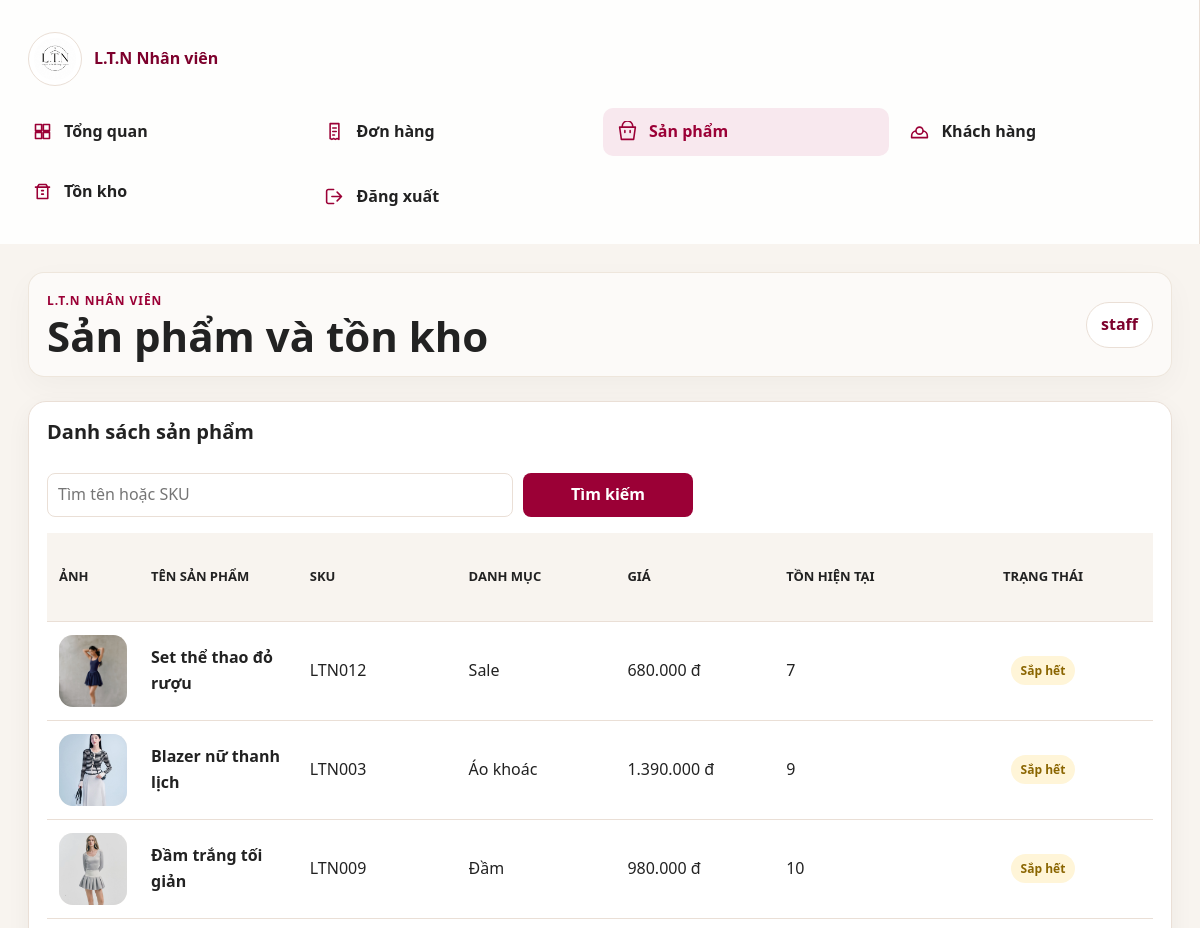
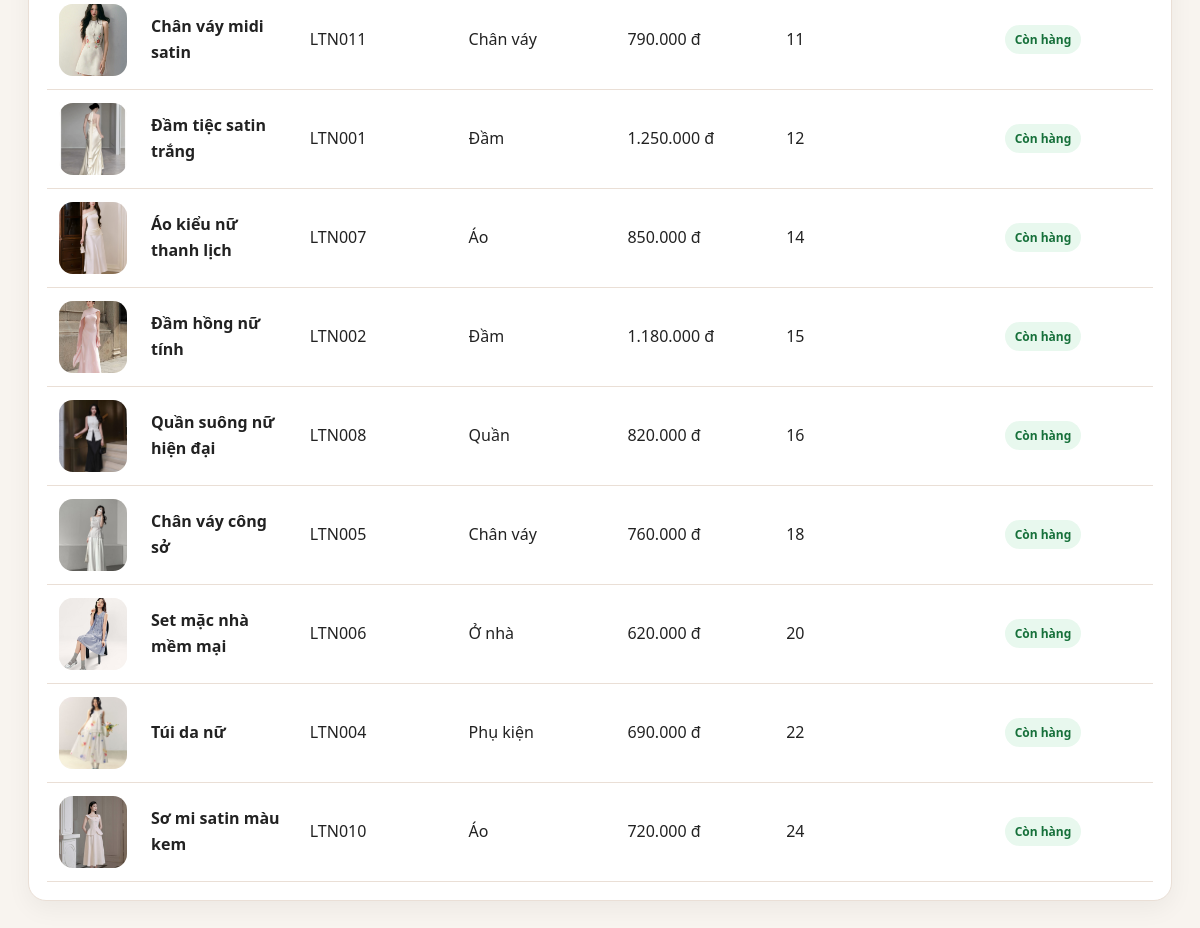
The app's page /staff/products/ (signed in) with its own data (2 pictures, top to bottom).
### shop/models.py (models this page shows, shortened)
class TimeStampedModel(models.Model):
    created_at = models.DateTimeField(auto_now_add=True)
    updated_at = models.DateTimeField(auto_now=True)
    class Meta:
        abstract = True

class Product(TimeStampedModel):
    category = models.ForeignKey(Category, on_delete=models.PROTECT, related_name="products")
    name = models.CharField(max_length=180)
    slug = models.SlugField(max_length=210, unique=True, blank=True, allow_unicode=True)
    sku = models.CharField(max_length=60, unique=True)
    description = models.TextField()
    price = models.DecimalField(max_digits=12, decimal_places=0)
    sale_price = models.DecimalField(max_digits=12, decimal_places=0, blank=True, null=True)
    stock = models.PositiveIntegerField(default=0)
    main_image = models.ImageField(upload_to="products/", blank=True, null=True)
    is_featured = models.BooleanField(default=False)
    is_new = models.BooleanField(default=False)
    is_sale = models.BooleanField(default=False)
    is_active = models.BooleanField(default=True)
    class Meta:
        ordering = ["-created_at"]

class Category(TimeStampedModel):
    name = models.CharField(max_length=120)
    slug = models.SlugField(max_length=140, unique=True, blank=True, allow_unicode=True)
    icon = models.ImageField(upload_to="categories/icons/", blank=True, null=True)
    description = models.TextField(blank=True)
    image = models.ImageField(upload_to="categories/", blank=True, null=True)
    sort_order = models.PositiveIntegerField(default=0)
    is_active = models.BooleanField(default=True)
    class Meta:
        ordering = ["sort_order", "name"]
        verbose_name_plural = "Categories"

### shop/views.py (the view)
# urls.py: path("staff/products/", views.staff_products, name="staff_products"),
@login_required
def staff_products(request):
    if not staff_allowed(request.user):
        return staff_denied(request)
    products = Product.objects.select_related("category").filter(is_active=True).order_by("stock", "name")
    query = request.GET.get("q", "").strip()
    if query:
        products = products.filter(Q(name__icontains=query) | Q(sku__icontains=query))
    products = list(products)
    for product in products:
        product.price_display = format_vnd(product.price)
    return render(request, "staff/products.html", {
        "page_title": "Sản phẩm và tồn kho",
        "products": products,
        "inventory_only": False,
    })

### shop/context_processors.py (called while the page is built)
def dashboard_url_for_user(user):
    if not user.is_authenticated:
        return "/login/"
    role = getattr(getattr(user, "profile", None), "role", "")
    if user.is_superuser or role == "ADMIN":
        return "/dashboard/"
    if role == "STAFF":
        return "/staff/"
    return "/profile/"

def cart_counter(request):
    user_dashboard_url = dashboard_url_for_user(request.user)
    if not request.user.is_authenticated:
        return {"cart_count": 0, "wishlist_count": 0, "user_dashboard_url": user_dashboard_url}
    cart, _ = Cart.objects.get_or_create(user=request.user)
    return {
        "cart_count": sum(item.quantity for item in cart.items.all()),
        "wishlist_count": Wishlist.objects.filter(user=request.user).count(),
        "user_dashboard_url": user_dashboard_url,
    }

### shop/views.py (called while the page is built)
def is_staff_user(user):
    role = getattr(getattr(user, "profile", None), "role", "")
    return role == "STAFF"

def staff_allowed(user):
    return user.is_authenticated and (is_staff_user(user) or is_admin_user(user))

def money_value(value):
    return int(value or 0)

def format_vnd(value):
    return f"{money_value(value):,}".replace(",", ".") + " đ"

### templates/staff/products.html (shortened to what this page needs)
{% extends "staff/base_staff.html" %}
{% block content %}
<section class="dash-card">
  <div class="dash-card-head">
    <h2>{% if inventory_only %}Bảng quản lý tồn kho{% else %}Danh sách sản phẩm{% endif %}</h2>
  </div>
  <form class="dash-filters inventory-filter" method="get">
    <input name="q" value="{{ request.GET.q }}" placeholder="Tìm tên hoặc SKU">
    <button>Tìm kiếm</button>
  </form>
  <div class="dash-table-wrap">
    <table class="dash-table inventory-table">
      <thead><tr><th>Ảnh</th><th>Tên sản phẩm</th><th>SKU</th><th>Danh mục</th><th>Giá</th><th>Tồn hiện tại</th><th>Trạng thái</th>{% if inventory_only %}<th>Thao tác</th>{% endif %}</tr></thead>
      <tbody>
        {% for product in products %}
          <tr>
            <td>{% if product.main_image %}<img class="admin-thumb" src="{{ product.main_image.url }}" alt="{{ product.name }}">{% else %}<span class="admin-thumb empty-thumb"></span>{% endif %}</td>
            <td><strong>{{ product.name }}</strong>{% if product.latest_inventory_log %}<small>Cập nhật gần nhất: {{ product.latest_inventory_log.created_at|date:"d/m/Y H:i" }}</small>{% endif %}</td>
            <td>{{ product.sku }}</td>
            <td>{{ product.category.name }}</td>
            <td>{{ product.price_display }}</td>
            <td>{{ product.stock }}</td>
            <td>{% if product.stock == 0 %}<span class="status-badge status-cancelled">Hết hàng</span>{% elif product.stock <= 10 %}<span class="status-badge status-pending">Sắp hết</span>{% else %}<span class="status-badge status-completed">Còn hàng</span>{% endif %}</td>
          </tr>
        {% empty %}<tr><td colspan="{% if inventory_only %}8{% else %}7{% endif %}">Không có sản phẩm phù hợp.</td></tr>{% endfor %}
      </tbody>
    </table>
  </div>
</section>
{% endblock %}

### templates/staff/base_staff.html (shortened to what this page needs)
{% load static %}
<!doctype html>
<html lang="vi">
<head>
  <link rel="stylesheet" href="{% static 'css/base.css' %}">
  <link rel="stylesheet" href="{% static 'css/dashboard.css' %}">
  <link rel="stylesheet" href="{% static 'css/staff.css' %}">
</head>
<body class="dashboard-body staff-body">
  <div class="dashboard-shell staff-shell">
    <aside class="dashboard-sidebar staff-sidebar">
      <a class="dashboard-brand" href="{% url 'shop:staff_dashboard' %}">
        <img src="{% static 'WEBIMG/logoweb.jpg' %}" alt="L.T.N Clothing">
        <span>L.T.N Nhân viên</span>
      </a>
      <nav class="dashboard-nav staff-nav" aria-label="Khu vực nhân viên">
        <a class="{% if request.resolver_match.url_name == 'staff_dashboard' %}active{% endif %}" href="{% url 'shop:staff_dashboard' %}">
          <span><svg viewBox="0 0 24 24"><path d="M4 4h7v7H4V4Zm9 0h7v7h-7V4ZM4 13h7v7H4v-7Zm9 0h7v7h-7v-7Z"/></svg></span>Tổng quan
        </a>
        <a class="{% if request.resolver_match.url_name == 'staff_orders' %}active{% endif %}" href="{% url 'shop:staff_orders' %}">
          <span><svg viewBox="0 0 24 24"><path d="M7 3h10v18l-2-1-2 1-2-1-2 1-2-1V3Zm3 5h4m-4 4h4m-4 4h2"/></svg></span>Đơn hàng
        </a>
        <a class="{% if request.resolver_match.url_name == 'staff_products' %}active{% endif %}" href="{% url 'shop:staff_products' %}">
          <span><svg viewBox="0 0 24 24"><path d="M6 7V6a6 6 0 0 1 12 0v1m-15 0h18l-2 14H5L3 7Zm6 4v2m6-2v2"/></svg></span>Sản phẩm
        </a>
        <a class="{% if request.resolver_match.url_name == 'staff_customers' %}active{% endif %}" href="{% url 'shop:staff_customers' %}">
          <span><svg viewBox="0 0 24 24"><path d="M16 11a4 4 0 1 0-8 0m8 0a4 4 0 1 1-8 0m8 0c3 1 5 3 5 6v2H3v-2c0-3 2-5 5-6"/></svg></span>Khách hàng
        </a>
        <a class="" href="{% url 'shop:staff_inventory' %}">
          <span><svg viewBox="0 0 24 24"><path d="M4 7h16M6 7v13h12V7M8 4h8l2 3H6l2-3Zm3 7h2m-2 4h2"/></svg></span>Tồn kho
        </a>
        <form class="staff-logout" method="post" action="{% url 'accounts:logout' %}">
          <button type="submit">
            <span><svg viewBox="0 0 24 24"><path d="M15 17l5-5-5-5m5 5H9m2 8H5a2 2 0 0 1-2-2V6a2 2 0 0 1 2-2h6"/></svg></span>Đăng xuất
          </button>
        </form>
      </nav>
    </aside>
    <main class="dashboard-main staff-main">
      <header class="dashboard-topbar staff-topbar">
        <div>
          <p class="dashboard-eyebrow">L.T.N Nhân viên</p>
          <h1>{% block page_title %}{{ page_title|default:"Nhân viên" }}{% endblock %}</h1>
        </div>
        <div class="dashboard-user staff-user">
          <span>{{ request.user.username }}</span>
        </div>
      </header>
      {% block content %}{% endblock %}
    </main>
  </div>
</body>
</html>

### static/css/base.css (style rules this page uses)
* { box-sizing: border-box; }
body { margin: 0; font-family: "Segoe UI", Arial, sans-serif; color: var(--text-dark); background: var(--cream-bg); line-height: 1.6; }
a { color: inherit; text-decoration: none; }
img { display: block; max-width: 100%; }
h1, h2, h3, p { margin-top: 0; }
h1 { font-size: clamp(36px, 5vw, 66px); line-height: 1.05; letter-spacing: 0; }
h2 { font-size: clamp(26px, 3vw, 40px); line-height: 1.15; }
.btn, button { border: 0; border-radius: 6px; background: var(--fashion-maroon); color: var(--white); padding: 12px 18px; font: inherit; font-weight: 800; cursor: pointer; transition: transform .18s ease, box-shadow .18s ease, background .18s ease; }
input, select, textarea { width: 100%; min-height: 44px; border: 1px solid var(--border); border-radius: 6px; background: var(--white); color: var(--text-dark); padding: 10px 12px; font: inherit; }
table { width: 100%; border-collapse: collapse; background: var(--white); }
th, td { padding: 13px 14px; border-bottom: 1px solid var(--border); text-align: left; vertical-align: top; }
th { background: var(--rose-bg); color: var(--burgundy-black); }

### static/css/staff.css (style rules this page uses)
:root { --staff-primary: #9B0036; --staff-primary-dark: #7D002C; --staff-primary-soft: #F8E8EE; --staff-bg: #F8F4EF; --staff-beige: #F8F4EF; --staff-card: #FFFFFF; --staff-text: #222222; --staff-muted: #777777; --staff-border: #EADFD6; --staff-shadow: 0 8px 25px rgba(0, 0, 0, .05); }
.staff-body { background: var(--staff-bg); }
.staff-sidebar { background: rgba(255, 255, 255, .9); }
.staff-nav a, .staff-logout button { min-height: 46px; }
.staff-logout { margin-top: 10px; }
.staff-logout button { display: flex; align-items: center; width: 100%; gap: 10px; border: 0; border-radius: 10px; background: transparent; color: var(--staff-text); padding: 11px 12px; font: inherit; font-weight: 700; cursor: pointer; }
.staff-logout span { display: inline-grid; place-items: center; width: 24px; color: var(--staff-primary); }
.staff-logout svg, .staff-quick-grid svg { width: 21px; height: 21px; fill: none; stroke: currentColor; stroke-width: 1.8; stroke-linecap: round; stroke-linejoin: round; }
.staff-user { border: 1px solid var(--staff-border); border-radius: 999px; background: var(--staff-card); padding: 9px 14px; color: var(--staff-primary-dark); font-weight: 800; }

### records on screen
Product: main_image (picture), name "Set thể thao đỏ rượu", sku "LTN012", category.name "Sale", price_display "680.000 đ", stock "7", shows "Sắp hết"
Product: main_image (picture), name "Blazer nữ thanh lịch", sku "LTN003", category.name "Áo khoác", price_display "1.390.000 đ", stock "9", shows "Sắp hết"
Product: main_image (picture), name "Đầm trắng tối giản", sku "LTN009", category.name "Đầm", price_display "980.000 đ", stock "10", shows "Sắp hết"
Product: main_image (picture), name "Chân váy midi satin", sku "LTN011", category.name "Chân váy", price_display "790.000 đ", stock "11", shows "Còn hàng"
Product: main_image (picture), name "Đầm tiệc satin trắng", sku "LTN001", category.name "Đầm", price_display "1.250.000 đ", stock "12", shows "Còn hàng"
Product: main_image (picture), name "Áo kiểu nữ thanh lịch", sku "LTN007", category.name "Áo", price_display "850.000 đ", stock "14", shows "Còn hàng"
Product: main_image (picture), name "Đầm hồng nữ tính", sku "LTN002", category.name "Đầm", price_display "1.180.000 đ", stock "15", shows "Còn hàng"
Product: main_image (picture), name "Quần suông nữ hiện đại", sku "LTN008", category.name "Quần", price_display "820.000 đ", stock "16", shows "Còn hàng"
Product: main_image (picture), name "Chân váy công sở", sku "LTN005", category.name "Chân váy", price_display "760.000 đ", stock "18", shows "Còn hàng"
Product: main_image (picture), name "Set mặc nhà mềm mại", sku "LTN006", category.name "Ở nhà", price_display "620.000 đ", stock "20", shows "Còn hàng"
Product: main_image (picture), name "Túi da nữ", sku "LTN004", category.name "Phụ kiện", price_display "690.000 đ", stock "22", shows "Còn hàng"
Product: main_image (picture), name "Sơ mi satin màu kem", sku "LTN010", category.name "Áo", price_display "720.000 đ", stock "24", shows "Còn hàng"

### other values on screen
{{ page_title|default:"Nhân viên" }} "Sản phẩm và tồn kho"
{{ request.user.username }} "staff"
